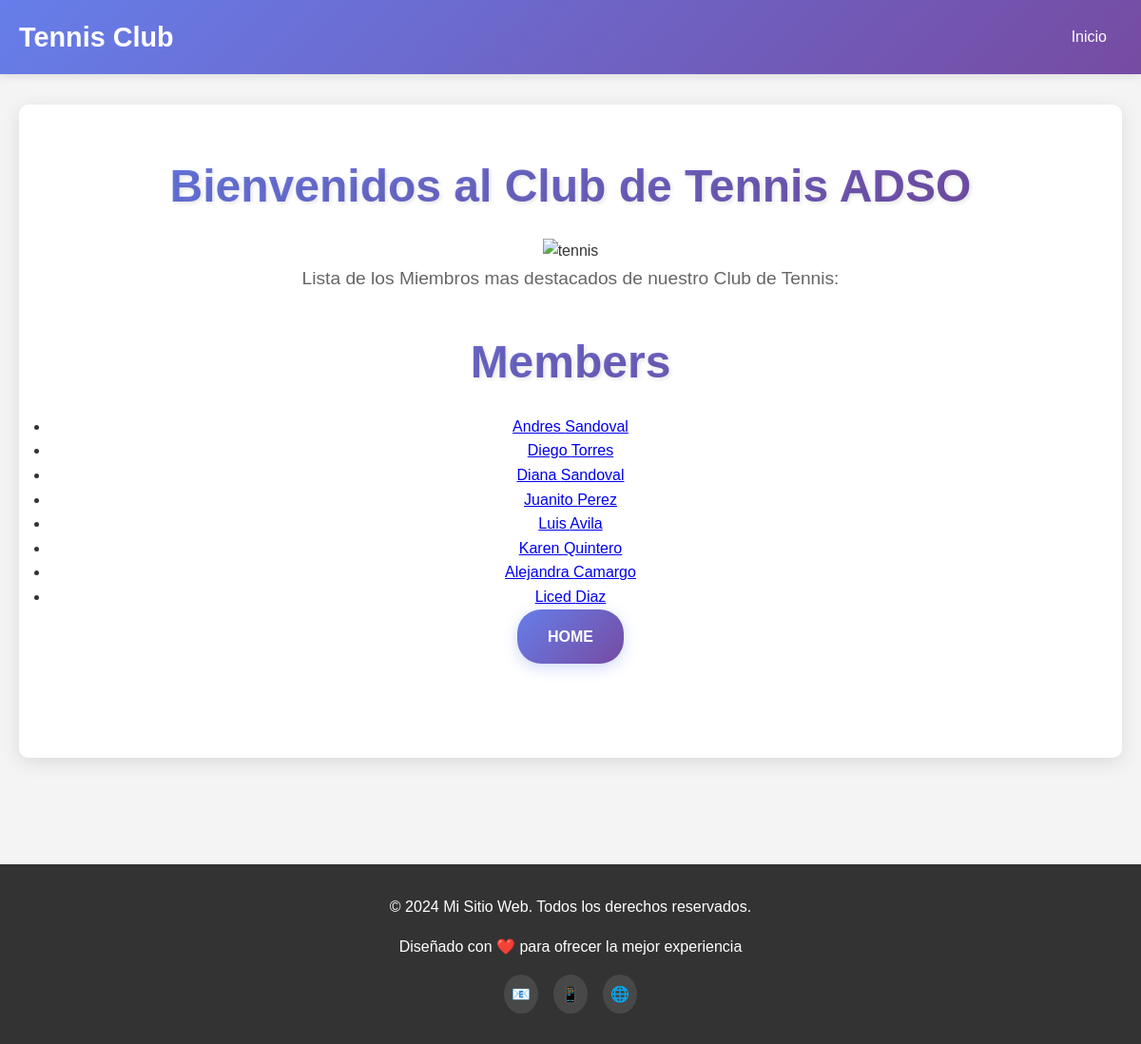
/members/, run on an earlier commit of the app's database.
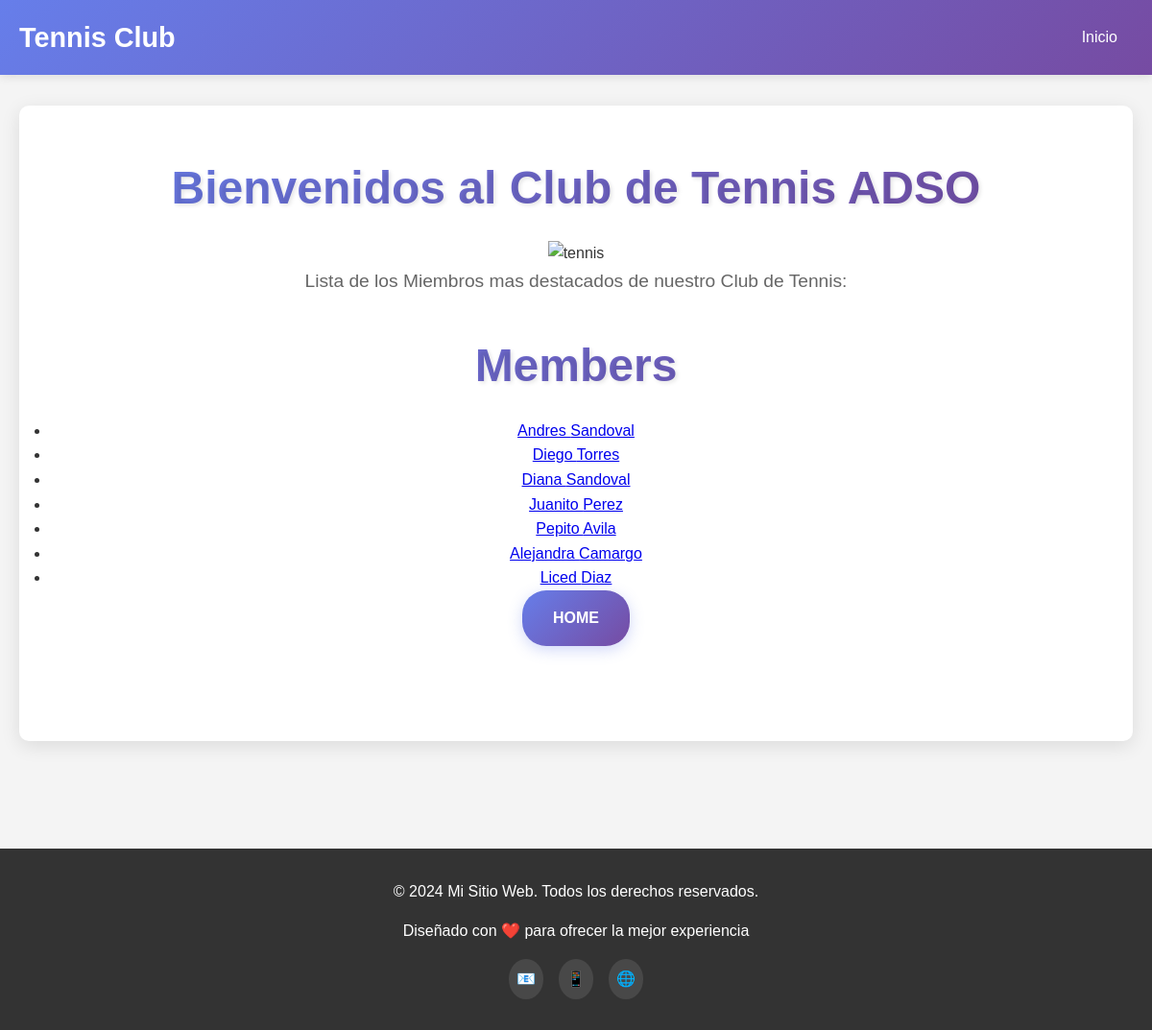
And on a later commit of the database.
### members/models.py (models this page shows)
class Member(models.Model):
  firstname = models.CharField(max_length=255)
  lastname = models.CharField(max_length=255)
  phone = models.IntegerField(null=True)
  joined_date = models.DateField(null=True)
  gender = models.CharField(max_length=255, null=True)
  birthday= models.DateField(null=True)
  email= models.CharField(max_length=255, null=True)

### members/views.py (the view)
# urls.py: path('members/', views.members, name='members'),
def members(request):
  mymembers = Member.objects.all().values()
  template = loader.get_template('all_members.html')
  context = {
    'mymembers': mymembers,
  }
  return HttpResponse(template.render(context, request))

### members/templates/all_members.html (shortened to what this page needs)
{% extends "master.html" %}
{% block content %}
  <h1>Members</h1>
  <ul>
    {% for x in mymembers %}
      <li><a href="details/{{ x.id }}">{{ x.firstname }} {{ x.lastname }}</a></li>
    {% endfor %}
  </ul>
  <a href="/" class="cta-button">HOME</a>
{% endblock %}

What changed in the data, as far as the page shows it:
removed Member: firstname "Karen", lastname "Quintero"
changed Member "Avila": firstname "Luis" → "Pepito"
